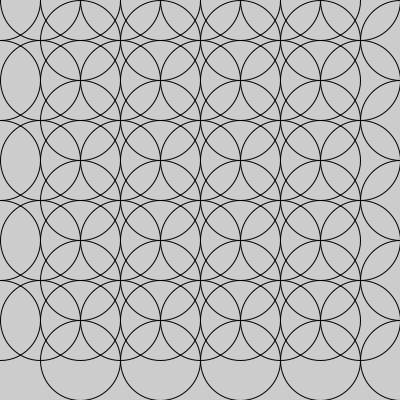
Frame 1 (no input)
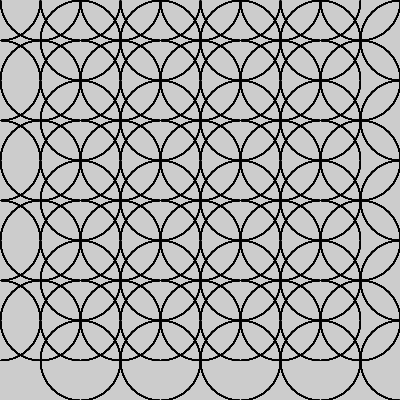
Frame 60 (the mouse pressed at the canvas centre just before this capture)
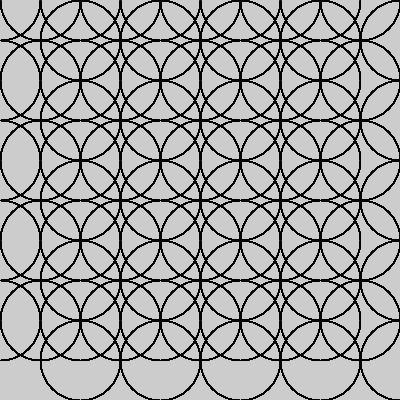
Frame 120 (the mouse held since frame 60 and released just before this capture)

The Processing sketch that drew these frames (run headless with seeded random() and noise(); from frame 60 on, the mouse is pressed at the canvas centre):

// Processing sketch: cicle
// ── cicle.pde
 void setup(){
  size(400,400);
}

int widSpa=10,lenSpa=10,space=40;
void draw(){
  noFill();
 for(int i=0;i<height/space;i+=1){
    for(int j=0;j<width/space;j+=1){
      if(i%2==0){
        circle(space*j,space*i,space*2);
       // else triangle(space*(j+1),space*(i+1),  space*(j+1),space*i,  space*j,space*(i+1));
      }
     else{
       if(j%2==1)circle(space*(j+1),space*i,space*2);
       // else triangle(space*j,space*i,  space*(1+j),space*i,  space*j,space*(i+1));
      }
    }
 }
  
}
